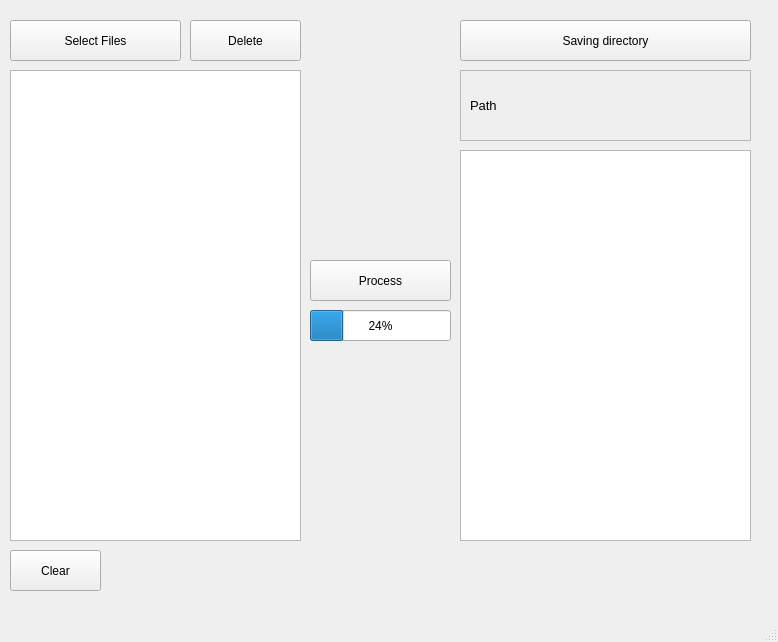
<?xml version="1.0" encoding="UTF-8"?>
<ui version="4.0">
 <class>MainWindow</class>
 <widget class="QMainWindow" name="MainWindow">
  <property name="geometry">
   <rect>
    <x>0</x>
    <y>0</y>
    <width>778</width>
    <height>642</height>
   </rect>
  </property>
  <property name="windowTitle">
   <string>MainWindow</string>
  </property>
  <widget class="QWidget" name="centralwidget">
   <widget class="QPushButton" name="pushButton">
    <property name="geometry">
     <rect>
      <x>10</x>
      <y>20</y>
      <width>171</width>
      <height>41</height>
     </rect>
    </property>
    <property name="text">
     <string>Select Files</string>
    </property>
   </widget>
   <widget class="QPushButton" name="pushButton_2">
    <property name="geometry">
     <rect>
      <x>310</x>
      <y>260</y>
      <width>141</width>
      <height>41</height>
     </rect>
    </property>
    <property name="text">
     <string>Process</string>
    </property>
   </widget>
   <widget class="QPushButton" name="pushButton_3">
    <property name="geometry">
     <rect>
      <x>460</x>
      <y>20</y>
      <width>291</width>
      <height>41</height>
     </rect>
    </property>
    <property name="text">
     <string>Saving directory</string>
    </property>
   </widget>
   <widget class="QListView" name="listView">
    <property name="geometry">
     <rect>
      <x>10</x>
      <y>70</y>
      <width>291</width>
      <height>471</height>
     </rect>
    </property>
   </widget>
   <widget class="QPushButton" name="pushButton_4">
    <property name="geometry">
     <rect>
      <x>190</x>
      <y>20</y>
      <width>111</width>
      <height>41</height>
     </rect>
    </property>
    <property name="text">
     <string>Delete</string>
    </property>
   </widget>
   <widget class="QPushButton" name="pushButton_5">
    <property name="geometry">
     <rect>
      <x>10</x>
      <y>550</y>
      <width>91</width>
      <height>41</height>
     </rect>
    </property>
    <property name="text">
     <string>Clear</string>
    </property>
   </widget>
   <widget class="QListView" name="listView_2">
    <property name="enabled">
     <bool>true</bool>
    </property>
    <property name="geometry">
     <rect>
      <x>460</x>
      <y>150</y>
      <width>291</width>
      <height>391</height>
     </rect>
    </property>
   </widget>
   <widget class="QScrollArea" name="scrollArea">
    <property name="geometry">
     <rect>
      <x>460</x>
      <y>70</y>
      <width>291</width>
      <height>71</height>
     </rect>
    </property>
    <property name="widgetResizable">
     <bool>true</bool>
    </property>
    <widget class="QWidget" name="scrollAreaWidgetContents">
     <property name="geometry">
      <rect>
       <x>0</x>
       <y>0</y>
       <width>289</width>
       <height>69</height>
      </rect>
     </property>
     <layout class="QVBoxLayout" name="verticalLayout">
      <item>
       <widget class="QLabel" name="label">
        <property name="font">
         <font>
          <pointsize>10</pointsize>
         </font>
        </property>
        <property name="text">
         <string>Path</string>
        </property>
       </widget>
      </item>
     </layout>
    </widget>
   </widget>
   <widget class="QProgressBar" name="progressBar">
    <property name="geometry">
     <rect>
      <x>310</x>
      <y>310</y>
      <width>141</width>
      <height>31</height>
     </rect>
    </property>
    <property name="value">
     <number>24</number>
    </property>
   </widget>
  </widget>
  <widget class="QMenuBar" name="menubar">
   <property name="geometry">
    <rect>
     <x>0</x>
     <y>0</y>
     <width>778</width>
     <height>26</height>
    </rect>
   </property>
  </widget>
  <widget class="QStatusBar" name="statusbar"/>
 </widget>
 <resources/>
 <connections/>
</ui>
